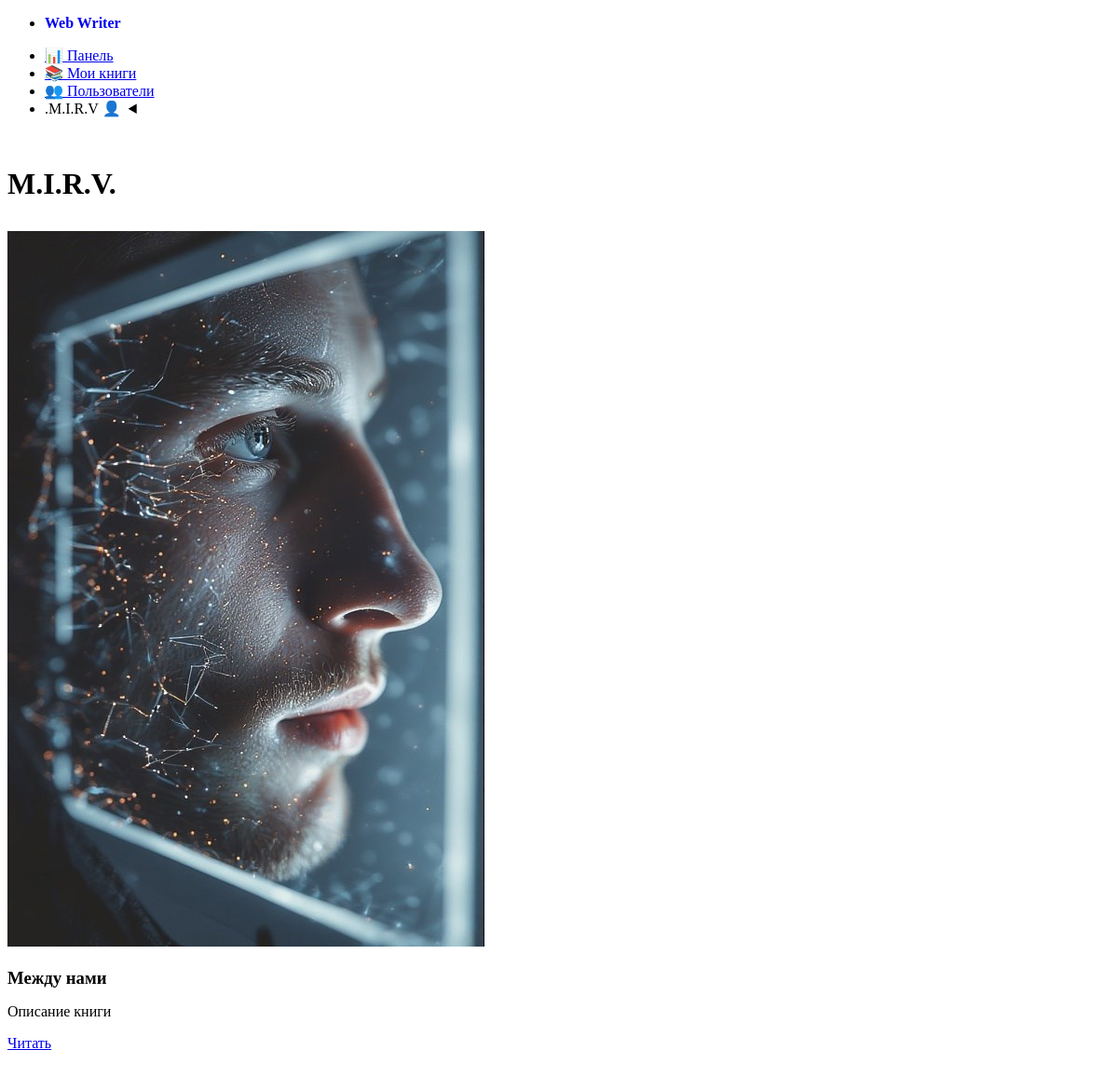
The app's page /author.php?id=1 (signed in) with its own data.
### tables this page shows
CREATE TABLE `users` (
  `id` int(11) NOT NULL AUTO_INCREMENT,
  `username` varchar(255) NOT NULL,
  `display_name` varchar(255) DEFAULT NULL,
  `password_hash` varchar(255) NOT NULL,
  `email` varchar(255) DEFAULT NULL,
  `created_at` timestamp NOT NULL DEFAULT current_timestamp(),
  `last_login` timestamp NULL DEFAULT NULL,
  `is_active` tinyint(1) DEFAULT 0,
  PRIMARY KEY (`id`),
  UNIQUE KEY `username` (`username`)
);

CREATE TABLE `books` (
  `id` int(11) NOT NULL AUTO_INCREMENT,
  `title` varchar(255) NOT NULL,
  `description` text DEFAULT NULL,
  `genre` varchar(100) DEFAULT NULL,
  `cover_image` varchar(500) DEFAULT NULL,
  `user_id` int(11) NOT NULL,
  `series_id` int(11) DEFAULT NULL,
  `sort_order_in_series` int(11) DEFAULT NULL,
  `created_at` timestamp NOT NULL DEFAULT current_timestamp(),
  `updated_at` timestamp NOT NULL DEFAULT current_timestamp() ON UPDATE current_timestamp(),
  `share_token` varchar(32) DEFAULT NULL,
  `published` tinyint(1) NOT NULL DEFAULT 0,
  PRIMARY KEY (`id`),
  UNIQUE KEY `share_token` (`share_token`),
  KEY `user_id` (`user_id`),
  KEY `series_id` (`series_id`),
  CONSTRAINT `books_ibfk_1` FOREIGN KEY (`user_id`) REFERENCES `users` (`id`) ON DELETE CASCADE,
  CONSTRAINT `books_ibfk_2` FOREIGN KEY (`series_id`) REFERENCES `series` (`id`) ON DELETE SET NULL
);

### includes/functions.php (called while the page is built, shortened)
<?php
function e($string) {
    return htmlspecialchars($string, ENT_QUOTES, 'UTF-8');
}
?>

### models/Book.php (called while the page is built, shortened)
<?php
class Book {
    private $pdo;
    public function __construct($pdo) {
        $this->pdo = $pdo;
    }
    public function findByUser($user_id, $only_published = false) {
        $sql = "
        SELECT b.*,
                COUNT(c.id) as chapter_count,
                COALESCE(SUM(c.word_count), 0) as total_words
        FROM books b
        LEFT JOIN chapters c ON b.id = c.book_id
        WHERE b.user_id = ?
        ";
        if ($only_published) {
            $sql .= " AND b.published = 1 ";
        }
        $sql .= " GROUP BY b.id ORDER BY b.created_at DESC ";
        $stmt = $this->pdo->prepare($sql);
        $stmt->execute([$user_id]);
        return $stmt->fetchAll(PDO::FETCH_ASSOC);
    }
}
?>

### author.php (the view, shortened to what this page needs)
<?php
require_once 'config/config.php';
require_once 'models/Book.php';
$author_id = (int)($_GET['id'] ?? 0);
$stmt = $pdo->prepare("SELECT id, username, display_name FROM users WHERE id = ?");
$stmt->execute([$author_id]);
$author = $stmt->fetch(PDO::FETCH_ASSOC);
$bookModel = new Book($pdo);
$books = $bookModel->findByUser($author_id, true);
include 'views/header.php';
?>
<h1><?= e($author['display_name'] ?: $author['username']) ?></h1>
<?php if (empty($books)): ?>
  <p>У этого автора пока нет опубликованных книг.</p>
<?php else: ?>
  <div class="grid">
    <?php foreach ($books as $b): ?>
      <article>
        <?php if ($b['cover_image']): ?>
          <img src="<?= e($b['cover_image']) ?>" alt="<?= e($b['title']) ?>" style="max-width:100%; height:auto;">
        <?php endif; ?>
        <h3><?= e($b['title']) ?></h3>
        <?php if ($b['description']): ?>
          <p><?= nl2br(e($b['description'])) ?></p>
        <?php endif; ?>
        <a href="view_book.php?share_token=<?= e($b['share_token']) ?>">Читать</a>
      </article>
    <?php endforeach; ?>
  </div>
<?php endif; ?>
<?php include 'views/footer.php'; ?>

### assets/css/style.css (style rules this page uses)
h1, h2, h3, h4, h5, h6 { margin-bottom: 1rem; }
article, textarea, main.container { margin-top: 1rem; margin-bottom: 1rem; padding-top: 1rem; padding-bottom: 1rem; }

### records on screen
users: display_name "M.I.R.V."
books: cover_image (picture), title "Между нами", description "Описание книги"

### other values on screen
APP_NAME "Web Writer"
$_SESSION['display_name'] "M.I.R.V."
